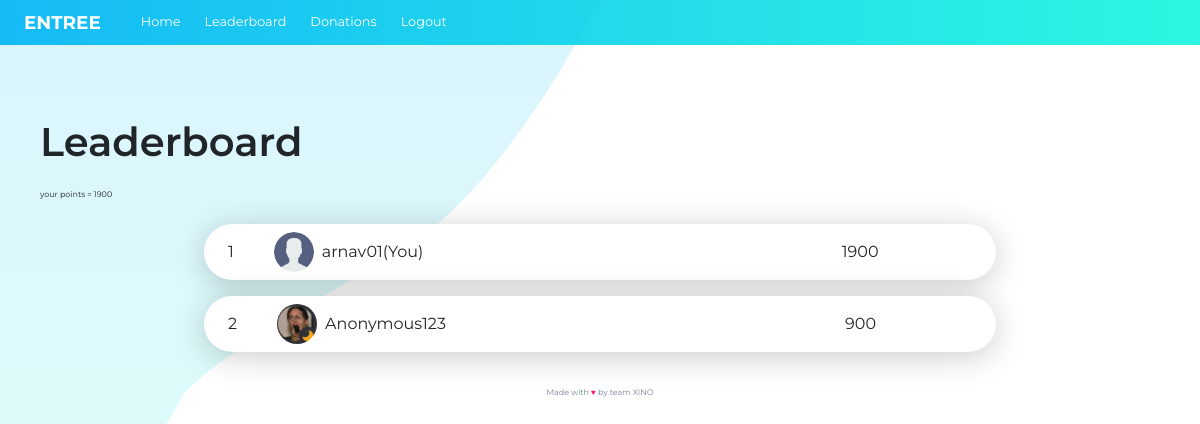
/leaderboard (signed in), run on the app's committed database.
### Tool/models.py (models this page shows, shortened)
class User(db.Model,UserMixin):
    __tablename__ = 'users'
    id = db.Column(db.Integer,primary_key = True)
    name = db.Column(db.String(64))
    username = db.Column(db.String , unique = True)
    profile_image = db.Column(db.String(64), nullable = False , default = 'developer.png')
    membership = db.Column(db.String(64), nullable = False , default = 'basic')
    email = db.Column(db.String(64),unique = True,index = True)
    password_hash = db.Column(db.String(128))
    points = db.Column(db.Integer , default = 0)
    anonymous = db.Column(db.String , default = 'No')

### app.py (the view)
@app.route('/leaderboard')
def leaderboard():
    all_users = User.query.order_by(User.points.desc()).all()
    n = len(all_users)
    rank = []
    for users in all_users:
        rank.append(n)
        n -= 1
    return render_template('leaderboard.htm',all_users=all_users,rank=rank)

### Tool/models.py (called while the page is built)
@login_manager.user_loader
def load_user(user_id):
    return User.query.get(user_id)

### Tool/templates/leaderboard.htm (shortened to what this page needs)
{% extends "base.htm" %}
{% block content %}
<div class="lboard-wrapper">
    <h1 class="heading-2 mgb-small">Leaderboard</h1>
    <h1>your points = {{current_user.points}}</h1>
    <div class="lboard">
      {%for user in all_users%}
        <div class="lboard__item">
            <p class="lboard__no">{{rank.pop()}}</p>
            <img src="{{url_for('static', filename=user.profile_image)}}" alt="pfp 1" class="lboard__img">
            <p class="lboard__info"> {%if user == current_user%}
            <td>{{user.username}}(You)</td>
            {%elif user.anonymous == 'Yes'%}
            <td>Anonymous123</td>
            {%else%}
            <td>{{user.username}}</td>
            {%endif%}</p>
            <p class="lboard__points">{{user.points}}</p>
        </div>
        {%endfor%}
    </div>
</div>
{%endblock%}

### Tool/static/css/styles.css (style rules this page uses)
html { font-size: 62.5%; scroll-behavior: smooth; box-sizing: border-box; }
@media only screen and (max-width: 75em) { html { font-size: 50%; } }
*, *::before, *::after { margin: 0; padding: 0; box-sizing: inherit; }
body { font-family: "Montserrat", sans-serif; font-weight: 400; line-height: 1.6; overflow-x: hidden; }
.mgb-small { margin-bottom: 3rem; }
.lboard-wrapper { margin-top: 10rem; padding: 0rem 5rem; }
.heading-2 { text-transform: capitalize; font-weight: 600; font-size: 5rem; }
.lboard { padding: 3rem; width: 75%; margin: auto; }
.lboard__item { display: flex; align-items: center; background-color: #ffffff; box-shadow: 0 5px 4rem rgba(0, 0, 0, 0.2); border-radius: 100px; padding: 1rem 3rem; }
.lboard__item:not(:last-child) { margin-bottom: 2rem; }
.lboard__no { margin-right: 5rem; }
.lboard__img { width: 5rem; height: 5rem; border-radius: 50%; margin-right: 1em; }
.lboard__info, .lboard__no, .lboard__points { font-size: 2rem; }
.lboard__info { width: calc(100% - 28rem); }

### data on the page
User: points "1900", pop "1", profile_image (picture), username "arnav01"
User: pop "2", profile_image (picture), anonymous "Anonymous123", points "900"
